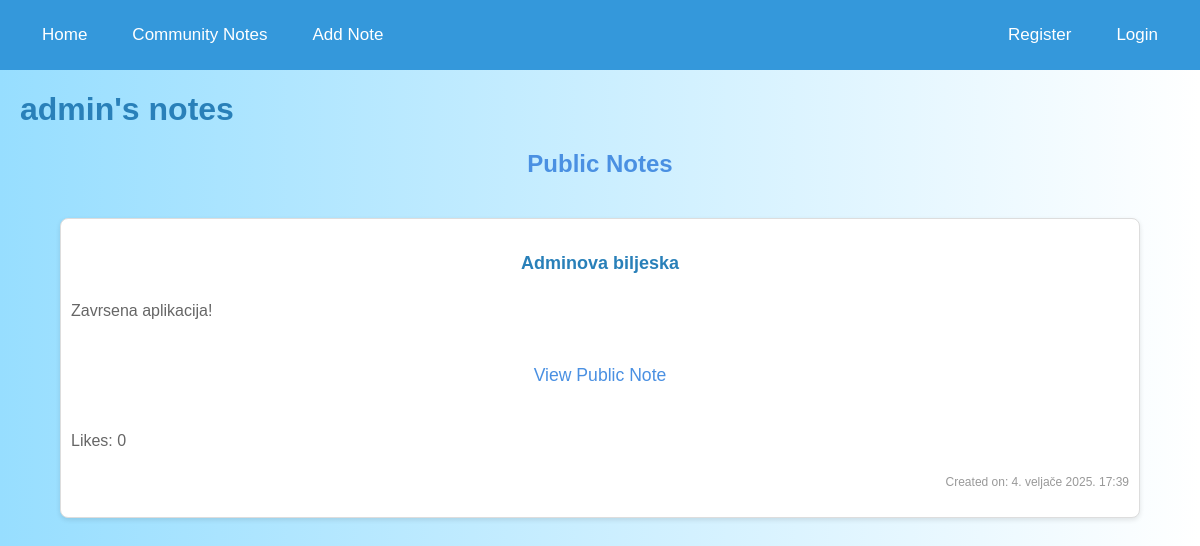
/accounts/profile/1, run on an earlier commit of the app's database.
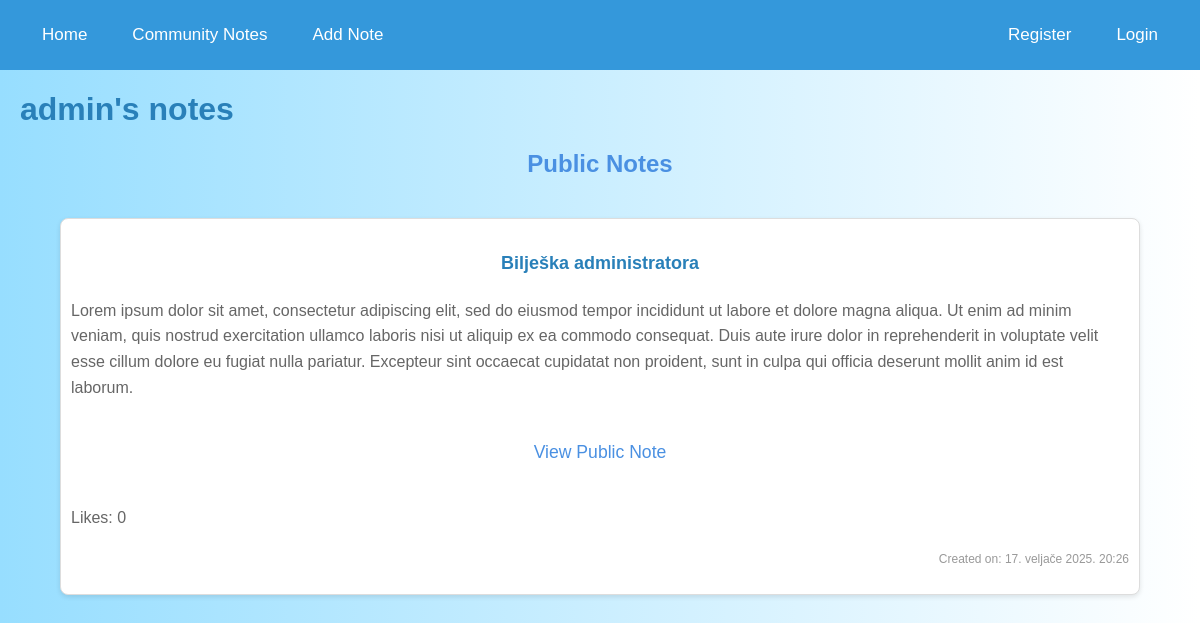
And on a later commit of the database.
### notes/models.py (models this page shows, shortened)
class Note(models.Model):
    ROLE_CHOICES = [
        ('hobbies', 'Hobbies'),
        ('movies', 'Movies'),
        ('school', 'School'),
        ('work', 'Work'),
        ('music', 'Music'),
        ('personal', 'Personal'),
    ]
    CATEGORY_CHOICES = [
        ('business', 'Business'),
        ('personal', 'Personal'),
    ]
    user = models.ForeignKey('accounts.CustomUser', on_delete=models.CASCADE, null=True, blank=True, related_name='notes')
    title = models.CharField(max_length=200)
    content = models.TextField()
    pub_date = models.DateTimeField(auto_now_add=True)
    private_notes = models.ManyToManyField(PrivateNoteModel, blank=True)
    is_public = models.BooleanField(default=True)
    is_important = models.BooleanField(default=False)
    is_locked = models.BooleanField(default=False)
    password = models.CharField(max_length=100, null=True, blank=True)
    completed = models.BooleanField(default=False)
    is_private = models.BooleanField(default=False)
    role = models.CharField(max_length=20, choices=ROLE_CHOICES, blank=True, null=True)
    approved = models.BooleanField(default=False)
    category = models.CharField(max_length=20, choices=CATEGORY_CHOICES, default='personal', blank=True, null=True)
    likes = models.ManyToManyField(CustomUser, related_name='liked_notes', blank=True)

### accounts/views.py (the view)
# urls.py: path('profile/<int:user_id>', views.profile, name="profile"),
def profile(request, user_id):
    user = get_object_or_404(CustomUser, pk=user_id)
    try:
        account = user.account
    except Account.DoesNotExist:
        account = None
    regular_user = account.regular_user if account else None
    superuser = account.superuser if account else None
    notes = Note.objects.filter(user=user)
    notes = Note.objects.filter(user=user)
    public_notes = notes.filter(is_public=True).order_by('-is_important', '-pub_date')
    if request.user == user:
        private_notes = notes.filter(is_private=True).order_by('-pub_date')
    else:
        private_notes = None
    context = {
        'profile_user': user,
        'account': account,
        'regular_user': regular_user,
        'superuser': superuser,
        'private_notes': private_notes,
        'public_notes': public_notes,
    }
    return render(request, 'accounts/profile.html', context)

### accounts/templates/accounts/profile.html (shortened to what this page needs)
{% extends 'notes/base.html' %}
{% load static %}
{% block content %}
  <h1>{{ profile_user.username }}'s notes</h1>
    <h2>Public Notes</h2>
          {% for note in public_notes %}
                      <div class="note {% if note.category == 'business' %} business-note {% elif note.category == 'personal' %} personal-note {% endif %}">
                          <h4 class="profile-title">{{ note.title }}</h4>
                          <p>{{ note.content }}</p>
                          <a href="{% url 'notes:detail' note.id %}" class="view-note-button">View Public Note</a>
                          <p>Likes: {{ note.likes.count }}</p>
                          <p><small>Created on: {{ note.pub_date }}</small></p>
                      </div>
          {% empty %}
              <p class="no-public-notes">No public notes available.</p>
          {% endfor %}
{% endblock %}

What changed in the data, as far as the page shows it:
removed Note: title "Adminova biljeska", content "Zavrsena aplikacija!", likes.count "0", pub_date "4. veljače 2025. 17:39"
added Note: title "Bilješka administratora", content "Lorem ipsum dolor sit amet, consectetur adipiscing elit, sed do eiusmod tempor incididunt ut labore et dolore magna aliqua. Ut enim ad minim veniam, quis nostrud exercitation ullamco laboris nisi ut aliquip ex ea commodo consequat. Duis aute irure dolor in reprehenderit in voluptate velit esse cillum dolore eu fugiat nulla pariatur. Excepteur sint occaecat cupidatat non proident, sunt in culpa qui officia deserunt mollit anim id est laborum.", likes.count "0", pub_date "17. veljače 2025. 20:26"
